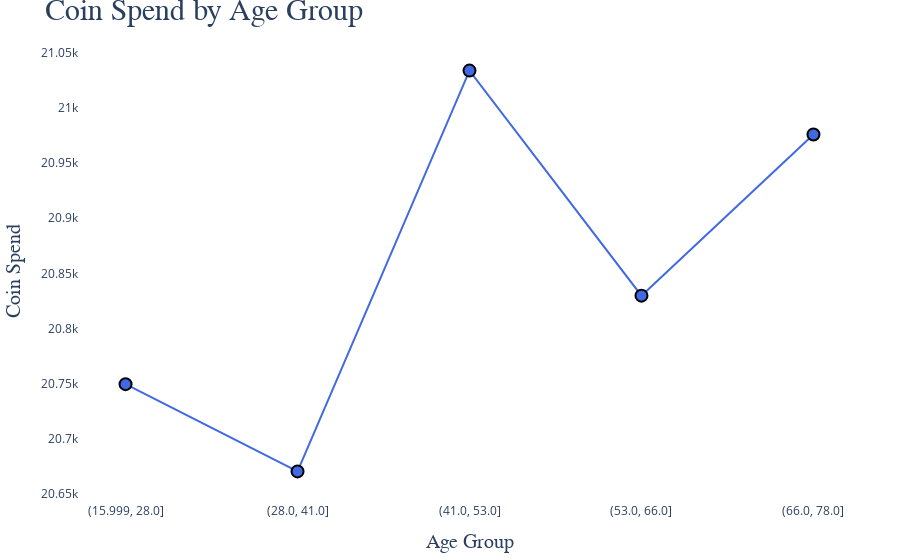

The code cell stored with this chart in its notebook:
### Markdown cell above
#### Yas gruplarina gore harcanan ortalama coin miktari

### Code cell
fig = go.Figure()

fig.add_trace(go.Scatter(
    x=df_age_stat['age_bins'],
    y=df_age_stat['coin_spend'],
    mode='markers+lines',
    marker=dict(size=12, color='royalblue', line=dict(width=2, color='black')),
    line=dict(width=2, color='royalblue'),
    text=df_age_stat['coin_spend'],
    textposition='top center',
    name='Coin Spend'
))

fig.update_layout(
    title='Coin Spend by Age Group',
    title_font=dict(size=30, family="Arial, sans-serif"),  
    xaxis_title='Age Group',
    yaxis_title='Coin Spend',
    xaxis_title_font=dict(size=20, family="Arial, sans-serif"),  
    yaxis_title_font=dict(size=20, family="Arial, sans-serif"),  
    xaxis=dict(showgrid=False),  
    yaxis=dict(
        showgrid=False, 
    ),
    paper_bgcolor='white', 
    plot_bgcolor='white',  
    margin=dict(l=40, r=40, t=40, b=40) 
)

fig.show()

### Figure 1 — Plotly figure (JSON) as saved in the notebook; plotly's stock layout.template omitted (floating-point values rounded to 4 significant figures)
{"data": [{"line": {"color": "royalblue", "width": 2}, "marker": {"color": "royalblue", "line": {"color": "black", "width": 2}, "size": 12}, "mode": "markers+lines", "name": "Coin Spend", "text": [20750.0, 20670.0, 21030.0, 20830.0, 20980.0], "textposition": "top center", "type": "scatter", "x": ["(15.999, 28.0]", "(28.0, 41.0]", "(41.0, 53.0]", "(53.0, 66.0]", "(66.0, 78.0]"], "y": [20750.0, 20670.0, 21030.0, 20830.0, 20980.0]}], "layout": {"margin": {"b": 40, "l": 40, "r": 40, "t": 40}, "paper_bgcolor": "white", "plot_bgcolor": "white", "title": {"font": {"family": "Arial, sans-serif", "size": 30}, "text": "Coin Spend by Age Group"}, "xaxis": {"showgrid": false, "title": {"font": {"family": "Arial, sans-serif", "size": 20}, "text": "Age Group"}}, "yaxis": {"showgrid": false, "title": {"font": {"family": "Arial, sans-serif", "size": 20}, "text": "Coin Spend"}}}}
